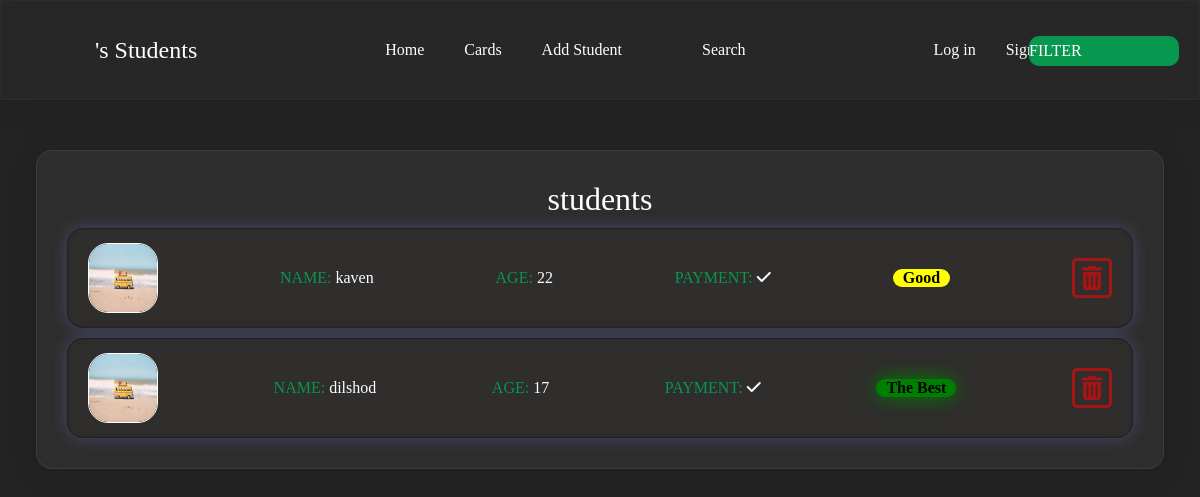
The page /filter/payment/true/ on the database its author committed.
### main_app/models.py (models this page shows, shortened)
class Student(models.Model):
    student_name = models.CharField(max_length=50)
    slug_name = models.SlugField(max_length=50)
    age = models.PositiveIntegerField(default=0)
    data_time = models.DateTimeField(auto_now_add=True)
    commentarya = models.TextField(blank=True)
    gander = models.ForeignKey(Gander ,
                               on_delete=models.CASCADE,  null=True)
    payment = models.BooleanField(default=False)
    lavel = models.ForeignKey(Lavel ,
                              on_delete=models.CASCADE , null=True)
    like = models.PositiveIntegerField(default=0 , blank=True)
    admin = models.ForeignKey(User,
                               on_delete=models.CASCADE,
                               null=True)
    img = models.ImageField(upload_to='photos/' , blank=True , default=DEFAULT)
    descrition = models.TextField()
    rating = models.PositiveIntegerField(default=0)

### main_app/views.py (the view)
# urls.py: path('filter/payment/true/' , filter_payment_true , name='filter_payment_true'),
def filter_payment_true(request):
    std = Student.objects.filter(payment=True)
    data = {
        'std_filter':std
    }
    return render(request , 'filter.html' , context=data)

### main_app/models.py (called while the page is built)
    def __str__ (self):
        return str(self.students_lavel)

### template/filter.html (shortened to what this page needs)
{% extends 'base.html' %}
{% load static %}
{% block filter_block %}
<div class="container">
    <div class="students_block">
        <h1 style="font-weight: 200;">students</h1>
        {% for i in std_filter %}
        {% if i %}
        <div class="block" name="{{ i.payment }}">
            <div class="img_box">
                <img src="{{ i.img.url }}" width="100%" height="100%" alt="">
            </div>
            <p>
                <a href="{% url 'main_app:full_std_about' i.id %}" id="name_bg" style="text-decoration: none;">
                    <span style="color: #08974f;">NAME: </span>{{ i.slug_name }}
                </a>
            </p>
            <p>
                <span style="color: #08974f;">AGE: </span>{{ i.age }}
            </p>
            <p>
                <span style="color: #08974f;">PAYMENT: </span>
                {% if i.payment %}
                <i class="fa-solid fa-check" style="color: white;"></i>
                {% else %}
                <i class="fa-sharp fa-solid fa-xmark" style="color: white;"></i>
                {% endif %}
            </p>
            <p id="change_bg">
            </p>
            <form action="{% url 'main_app:del_std' i.id %}" method="post">
                <button type="submit" class="del_btn">
                    <i class="fa-solid fa-trash-can"></i>
                </button>
            </form>
        </div>
        {% else %}
            {{ result_std }}
        {% endif %}
        {% endfor %}
    </div>
</div>
{% endblock filter_block %}

### staticfiles/css/style.css (style rules this page uses)
* { margin: 0; padding: 0; box-sizing: border-box; font-family: 'poppins'; list-style: none; text-decoration: none; color: white; }
body { background-color: #232323; }
.container { margin: 0px 3%; }
.students_block { background: rgba(95, 92, 92, 0.2); border-radius: 16px; box-shadow: 0 4px 30px rgba(0, 0, 0, 0.1); backdrop-filter: blur(5px); -webkit-backdrop-filter: blur(5px); border: 1px solid rgba(95, 92, 92, 0.3); margin-top: 150px; text-align: center; padding: 30px; }
.block { width: 100%; height: 100px; border-radius: 10px; margin-top: 10px; display: flex; justify-content: space-between; align-items: center; padding: 0px 20px; background: rgba(18, 13, 13, 0.2); border-radius: 16px; box-shadow: 0 4px 30px rgba(0, 0, 0, 0.1); backdrop-filter: blur(5px); -webkit-backdrop-filter: blur(5px); border: 1px solid rgba(18, 13, 13, 0.3); }
.img_box { width: 70px; height: 70px; border: 1px solid #fff; border-radius: 20px; overflow: hidden !important; }
.del_btn { border: 3px solid #a61414 !important; border-radius: 5px; width: 40px; height: 40px; display: flex; justify-content: center; align-items: center; background-color: transparent; font-size: 1.5em; cursor: pointer; }
.del_btn > i { color: #a61414 !important; }
.coment_color , i { color: rgb(8, 151, 79); text-transform: uppercase; }
[name^='True'] { box-shadow:0px 0px 15px #7073d065; }

### rows shown on the page
Student: img (picture), slug_name "kaven", age "22", payment True (drawn)
Student: img (picture), slug_name "dilshod", age "17", payment True (drawn)
